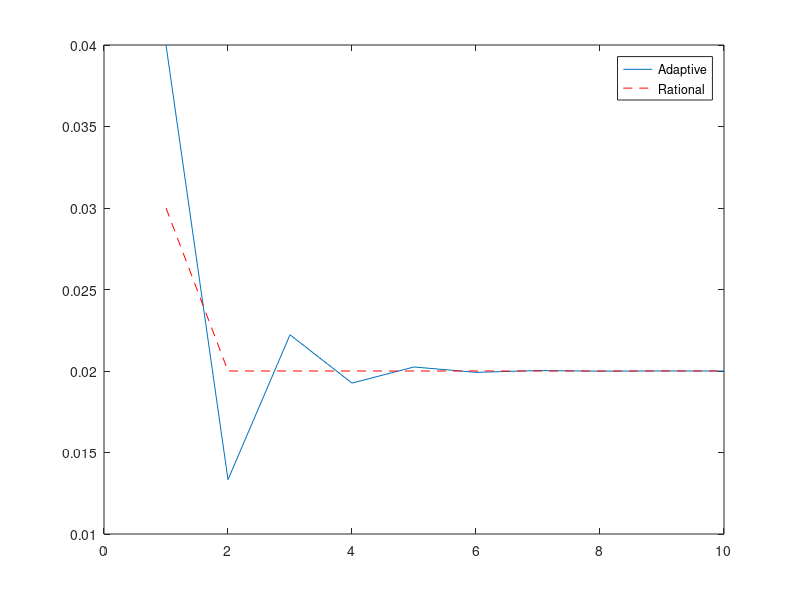

Source code (MATLAB):
% cagan's model

clear all;

alpha = 0.25
mu = 0.02

per = 10; % length of simulation
pai = zeros(per,1); % inflation
eps = zeros(per,1); % shock to ms

eps(1) = 0.01;

for t = 1:per
    
    pai(t+1) = -alpha/(1-alpha)*pai(t) + 1/(1-alpha)*(mu+eps(t))
    
end

figure;
plot([1:per],pai(2:per+1));
hold on;
plot([1:per],[mu+eps(1); mu*ones(per-1,1)],'r--');
legend('Adaptive','Rational');